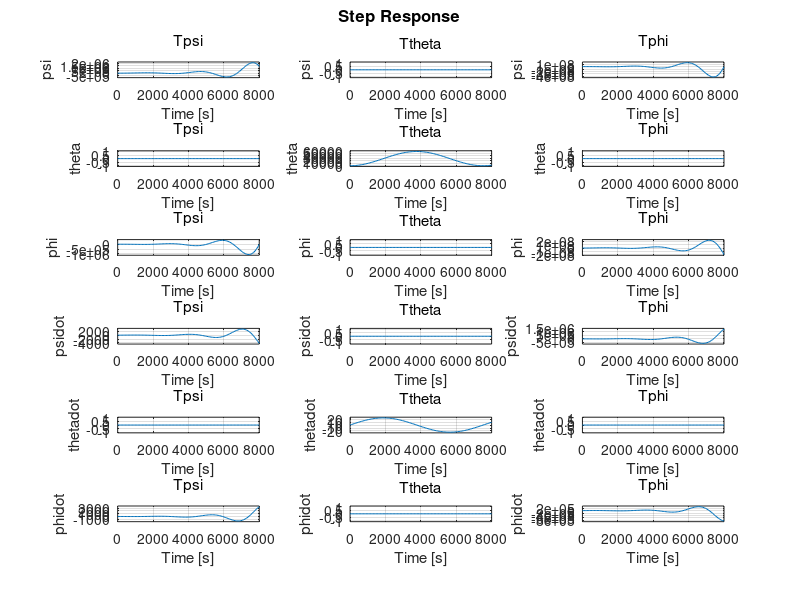
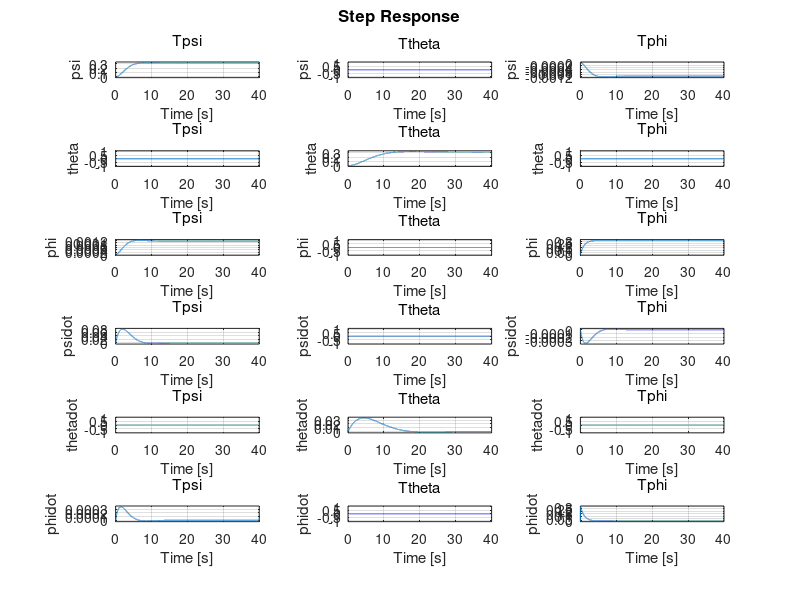

MATLAB code for these plots, in order: (Note: this script raises an error after producing the figures.)
%Attitude control of a spacecraft orbiting earth in a circular orbit
%Considering gravity gradient torque
clear all
close all
I = diag([20,50,10]);
%Linearized matrix A
temp = [zeros(3,3),eye(3)];
r = 7000; %Radius of orbit
n = sqrt(398600/r^3);
A = [temp;...
    ((I(1,1)-I(2,2))*n^2)/I(3,3),0,0,0,0,((I(1,1)-I(2,2)+I(3,3))*n)/I(3,3);...
    0,-(I(1,1)-I(3,3))*3*(n^2)/I(2,2),0,0,0,0;...
    0,0,(I(3,3)-I(2,2))*3*(n^2)/I(1,1),-n,0,0];
B = [zeros(3,3);1/I(3,3),0,0;0,1/I(2,2),0;0,0,I(1,1)];
C = eye(6);
D = 0;

states = {'psi' 'theta' 'phi' 'psidot' 'thetadot' 'phidot'};
inputs = {'Tpsi' 'Ttheta' 'Tphi'};
outputs = {'psi' 'theta' 'phi' 'psidot' 'thetadot' 'phidot'};

sys = ss(A,B,C,D,'statename',states,'inputname',inputs,'outputname',outputs)

Q = diag([10,10,10,10,10,10]);
R = eye(3);
K =lqr(sys,Q,R);
sys1 = ss(A-B*K,B,C,D,'statename',states,'inputname',inputs,'outputname',outputs);
%%
figure(1)
step(sys)
figure(2)
step(sys1)
%%Applying to nonlinear control
[t,state] = ode45(@(t,state) grav_nonlinear(t,state,K,I,B),[0 50],[3,4,5,0,0,0]);

control = zeros(length(t),3);
for i = 1:length(t)
    control(i,:) = -K*state(i,:)';
end

figure(3)
plot(t,state(:,1:3))
legend('Psi','theta','phi')
figure(4)
plot(t,control)
title('Control')
